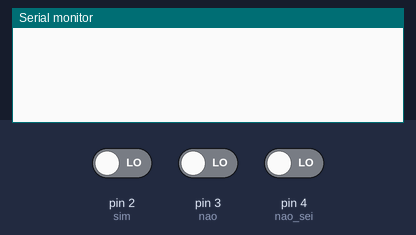
A sketch run on a simulated Arduino Uno, built with avr-gcc and run on an emulated ATmega328P. Shown: the last lines printed to the serial monitor. Inputs (shaded band) come from the test bench; at power-on: pin 2 (sim) LOW, pin 3 (nao) LOW, pin 4 (nao_sei) LOW.

Above: at 1.2 s.
1.3 s: pin 2 (sim) driven HIGH
At 2.1 s:
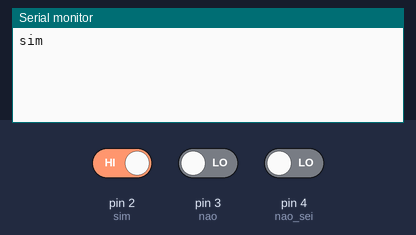
3.8 s: pin 2 (sim) driven LOW and pin 3 (nao) driven HIGH
At 5.1 s:
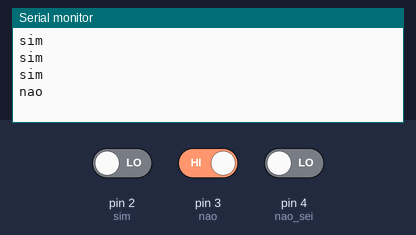
6.8 s: pin 3 (nao) driven LOW and pin 4 (nao_sei) driven HIGH
At 7.9 s:
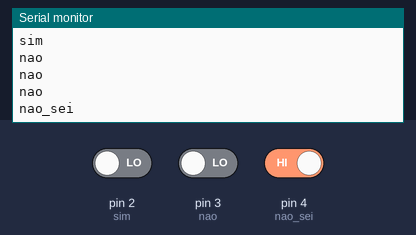

The sketch:

scriptdoarduino.ino
```cpp
#define sim 2
#define nao 3
#define nao_sei 4
#define max_tempo 1000
void setup() {
  // put your setup code here, to run once:
  pinMode(sim, INPUT);
  pinMode(nao, INPUT);
  pinMode(nao_sei, INPUT);
  Serial.begin(9600);
}

void loop() {
  // Defino que o arduino deve ler estas conexões com os valores digitais, ou seja, 1 (ligado), 0 (desligo)
  // int botao_sim = digitalRead(sim);
  // int botao_nao = digitalRead(nao);
  // int botao_nao_sei = digitalRead(nao_sei);
  int botoes[] = {sim,nao,nao_sei};
  char *repostas[] = {"sim", "nao", "nao_sei"};
  int tamanho = 3;
  for (int i = 0;i<tamanho;i++){
    if(digitalRead(botoes[i]) == HIGH){
      Serial.println(repostas[i]);
      delay(max_tempo);
      break;
    }
  }
  // if (botao_sim == HIGH){ // Se o botão for clicado, envia para a porta serial o seguinte valor
  //   Serial.println("sim"); // Valor a ser enviado
  //   delay(1000);
  // }

  // if (botao_nao == HIGH){ // Se o botão for clicado, envia para a porta serial o seguinte valor
  //   Serial.println("nao"); // Valor a ser enviado
  //   delay(1000);
  // }

  // if (botao_nao_sei == HIGH){ // Se o botão for clicado, envia para a porta serial o seguinte valor
  //   Serial.println("nao_sei"); // Valor a ser enviado
  //   delay(1000);
  // }
}
```

Measured:
- after the input at 1.3 s, the serial monitor: prints a new line at once (image 1)
- after the input at 3.8 s, the serial monitor: prints a new line after 0.50 s (image 2)
- after the input at 6.8 s, the serial monitor: prints a new line after 0.50 s (image 3)
